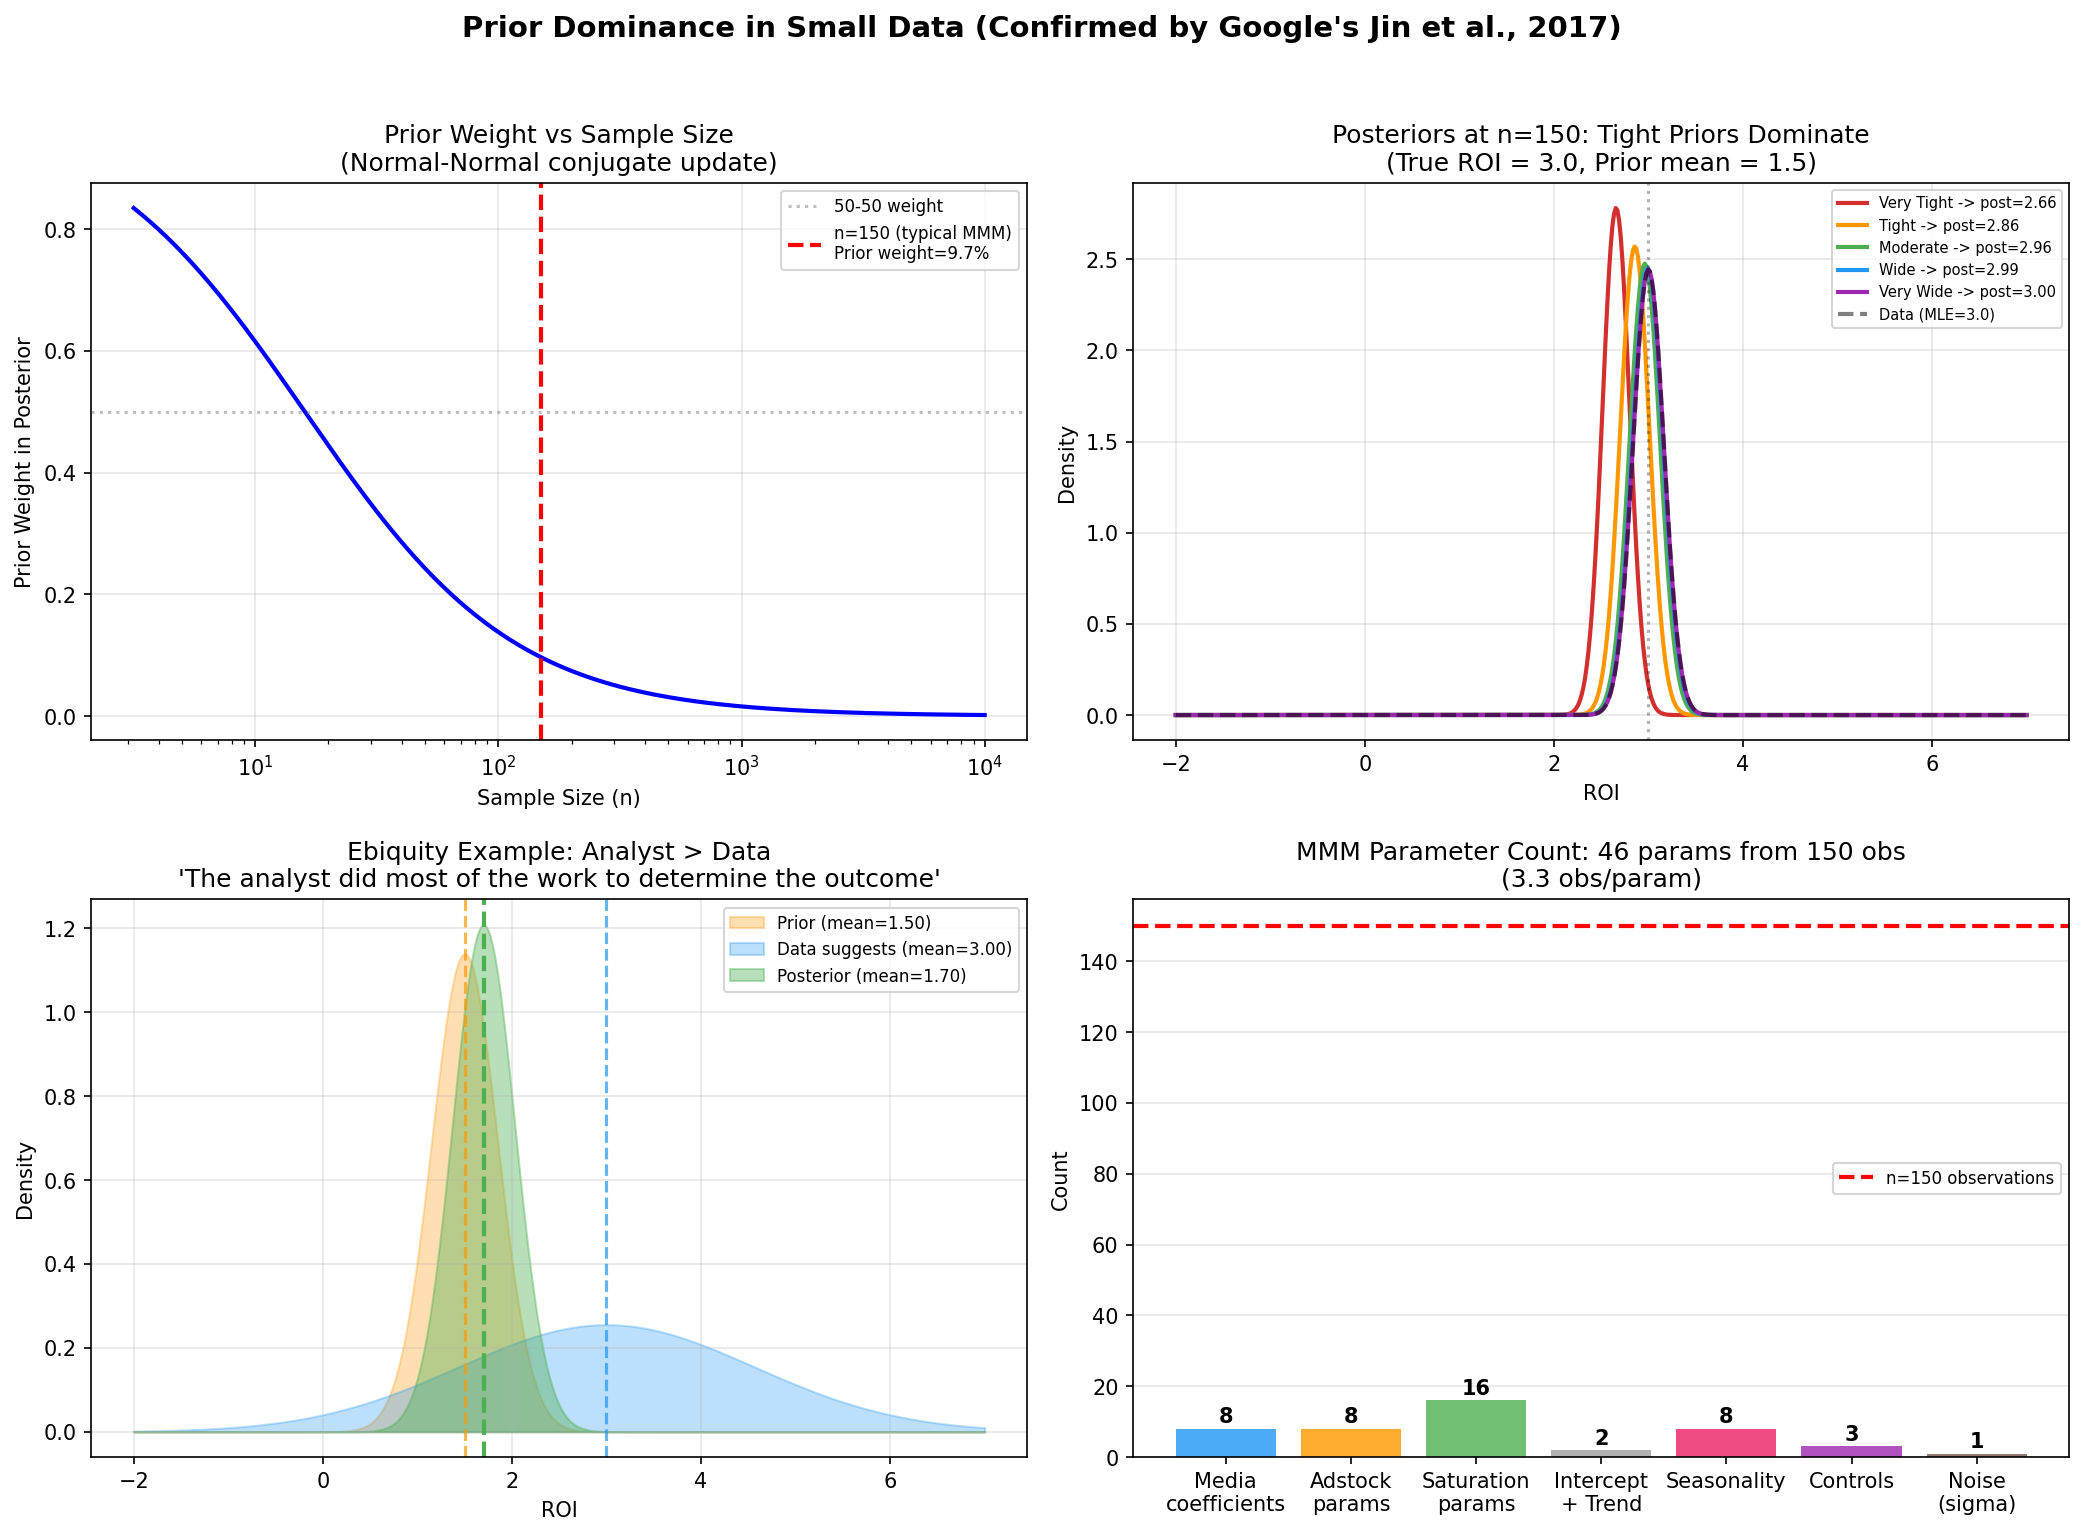

The script that drew this image:
"""
04 - Prior Dominance in Small Data Settings
=============================================
Research Point (Section 7 / report 2.5 / claude-Deep-Research):
  Jin et al. (2017) -- Google's own foundational paper:
    "Simulation studies show that the model can be estimated very well
     for large size data sets, but prior distributions have a big impact
     on the posteriors when the sample size is small and may lead to
     biased estimates."

  Typical MMM: 150 observations, 40-60 parameters -> ~3 obs/parameter
  The Bernstein-von Mises theorem guarantees posterior convergence as n->inf,
  but 150 is far from infinity.

  Ebiquity illustration: "the data suggests ROI is 3.00... the prior is
  1.50 and the updated posterior view is 1.70."

This script demonstrates:
  1. How posterior weight shifts from prior to data as sample size grows
  2. With typical MMM sample sizes, prior dominates for most channels
  3. Tight priors make the posterior a near-copy of the prior
  4. The prior-posterior comparison diagnostic
"""

import numpy as np
import matplotlib.pyplot as plt
from scipy import stats

from demo_utils import finalize_figure

np.random.seed(42)


def bayesian_normal_update(prior_mean, prior_var, data_mean, data_var, n):
    """
    Conjugate normal-normal update.

    Posterior precision = prior precision + data precision
    Posterior mean = weighted average by precision
    """
    prior_precision = 1.0 / prior_var
    data_precision = n / data_var  # n observations each with variance data_var

    post_precision = prior_precision + data_precision
    post_var = 1.0 / post_precision
    post_mean = (
        prior_precision * prior_mean + data_precision * data_mean
    ) / post_precision

    prior_weight = prior_precision / post_precision
    data_weight = data_precision / post_precision

    return post_mean, post_var, prior_weight, data_weight


# ══════════════════════════════════════════════════════════════════════════
# PART 1: PRIOR vs DATA WEIGHT AS FUNCTION OF SAMPLE SIZE
# ══════════════════════════════════════════════════════════════════════════

print("=" * 70)
print("PART 1: How Prior Influence Changes with Sample Size")
print("=" * 70)

# Scenario: True ROI = 3.0, Prior says ROI = 1.5
true_roi = 3.0
prior_mean = 1.5
prior_var = 0.5**2  # Tight prior: 95% between ~0.5 and 2.5
data_var = 4.0  # Typical noise in ROI estimation

sample_sizes = [10, 25, 50, 100, 150, 300, 500, 1000, 5000]

print(f"\nTrue ROI: {true_roi}")
print(f"Prior: N({prior_mean}, {np.sqrt(prior_var):.2f}^2)")
print(f"Data variance per obs: {data_var}")
print()
print(f"{'n':>6} {'Post Mean':>10} {'Prior Wt':>10} {'Data Wt':>10} {'Bias':>8}")
print("-" * 46)

for n in sample_sizes:
    pm, pv, pw, dw = bayesian_normal_update(
        prior_mean, prior_var, true_roi, data_var, n
    )
    bias = pm - true_roi
    print(f"{n:>6} {pm:>10.3f} {pw:>10.1%} {dw:>10.1%} {bias:>8.3f}")

_, _, pw_150, _ = bayesian_normal_update(prior_mean, prior_var, true_roi, data_var, 150)

print()
print(f"  -> At n=150 (typical MMM), the prior still carries ~{pw_150:.0%} weight.")
print("     With a tight prior, this is even more dramatic.")


# ══════════════════════════════════════════════════════════════════════════
# PART 2: TIGHT vs WIDE PRIORS AT MMM SAMPLE SIZES
# ══════════════════════════════════════════════════════════════════════════

print("\n" + "=" * 70)
print("PART 2: Tight vs Wide Priors at n=150")
print("=" * 70)

n_mmm = 150
prior_configs = [
    ("Very Tight: N(1.5, 0.3^2)", 1.5, 0.3**2),
    ("Tight: N(1.5, 0.5^2)", 1.5, 0.5**2),
    ("Moderate: N(1.5, 1.0^2)", 1.5, 1.0**2),
    ("Wide: N(1.5, 2.0^2)", 1.5, 2.0**2),
    ("Very Wide: N(1.5, 5.0^2)", 1.5, 5.0**2),
]

print(f"\nTrue ROI: {true_roi},  n = {n_mmm}")
print()
print(f"{'Prior Config':<30} {'Post Mean':>10} {'Prior Wt':>10} {'Bias':>8}")
print("-" * 60)

for name, pm_prior, pv_prior in prior_configs:
    pm, pv, pw, dw = bayesian_normal_update(
        pm_prior, pv_prior, true_roi, data_var, n_mmm
    )
    bias = pm - true_roi
    print(f"{name:<30} {pm:>10.3f} {pw:>10.1%} {bias:>8.3f}")

print()
print("  -> Tight analyst-specified priors keep the posterior")
print("     close to the prior, regardless of what data says.")
print("     Wide priors let data speak -- but then why bother with priors?")


# ══════════════════════════════════════════════════════════════════════════
# PART 3: THE EBIQUITY EXAMPLE
# ══════════════════════════════════════════════════════════════════════════

print("\n" + "=" * 70)
print("PART 3: Ebiquity's Practitioner Illustration")
print("=" * 70)
print()
print('  "The data suggests ROI is 3.00 with 80% probability between 1.00')
print("   and 5.00. The prior is 1.50 and the updated posterior view is 1.70.")
print("   So in this case, it is the analyst rather than the data that has")
print('   done most of the work to determine the outcome."')
print()

# Reproduce the Ebiquity example
ebiquity_data_mean = 3.00
ebiquity_prior_mean = 1.50
# 80% CI of [1, 5] -> data std ~= (5-1)/(2*1.28) ~= 1.56
ebiquity_data_std = (5.0 - 1.0) / (2 * 1.28)
# Posterior = 1.70 -> back out the prior variance
# 1.70 = w_p * 1.50 + w_d * 3.00
# w_d = (1.70 - 1.50) / (3.00 - 1.50) = 0.133
# So prior weight = 0.867, data weight = 0.133
w_data = (1.70 - 1.50) / (3.00 - 1.50)
w_prior = 1 - w_data
print(f"  Implied prior weight: {w_prior:.1%}")
print(f"  Implied data weight:  {w_data:.1%}")
print()
print(f"  -> The analyst's prior belief ({ebiquity_prior_mean}) accounts for")
print(f"     {w_prior:.0%} of the posterior ({1.70}). The data ({ebiquity_data_mean})")
print(f"     accounts for only {w_data:.0%}.")


# ══════════════════════════════════════════════════════════════════════════
# PART 4: MULTI-CHANNEL MMM PARAMETER COUNT
# ══════════════════════════════════════════════════════════════════════════

print("\n" + "=" * 70)
print("PART 4: Why MMM Is Uniquely Vulnerable -- Parameter Count")
print("=" * 70)

n_media = 8
params_per_channel = 4  # beta, alpha (adstock), ec (saturation), slope

print(f"\nTypical MMM parameter count:")
print(
    f"  {n_media} media channels x {params_per_channel} params = {n_media * params_per_channel} media parameters"
)
print(f"  + intercept, trend:                            2")
print(f"  + seasonality (4 Fourier pairs):               8")
print(f"  + control variables (~3):                      3")
print(f"  + sigma (noise):                               1")
total = n_media * params_per_channel + 2 + 8 + 3 + 1
print(f"  ────────────────────────────────────────────────")
print(f"  TOTAL:                                        {total} parameters")
print(f"\n  From ~{n_mmm} weekly observations")
print(f"  Observations per parameter: {n_mmm / total:.1f}")
print(f"  After temporal autocorrelation adjustment: ~{n_mmm / total * 0.6:.1f}")
print()
print("  -> With only a few effective observations per parameter, priors can")
print("     materially shape posteriors. This is a property of the data,")
print("     not a uniquely Bayesian failure.")


# ══════════════════════════════════════════════════════════════════════════
# VISUALIZATION
# ══════════════════════════════════════════════════════════════════════════

fig, axes = plt.subplots(2, 2, figsize=(14, 10))

# Panel A: Prior weight vs sample size
sample_range = np.logspace(0.5, 4, 200)
prior_weights = []
for n in sample_range:
    _, _, pw, _ = bayesian_normal_update(prior_mean, prior_var, true_roi, data_var, n)
    prior_weights.append(pw)

axes[0, 0].plot(sample_range, prior_weights, "b-", linewidth=2)
axes[0, 0].axhline(0.5, color="gray", linestyle=":", alpha=0.5, label="50-50 weight")
axes[0, 0].axvline(
    150,
    color="red",
    linestyle="--",
    linewidth=2,
    label=f"n=150 (typical MMM)\nPrior weight={prior_weights[np.argmin(np.abs(sample_range - 150))]:.1%}",
)
axes[0, 0].set_xscale("log")
axes[0, 0].set_xlabel("Sample Size (n)")
axes[0, 0].set_ylabel("Prior Weight in Posterior")
axes[0, 0].set_title("Prior Weight vs Sample Size\n(Normal-Normal conjugate update)")
axes[0, 0].legend(fontsize=8)
axes[0, 0].grid(alpha=0.3)

# Panel B: Prior-Posterior shift for different prior tightness
x_grid = np.linspace(-2, 7, 500)
colors = ["#D32F2F", "#FF9800", "#4CAF50", "#2196F3", "#9C27B0"]

for (name, pm_prior, pv_prior), color in zip(prior_configs, colors):
    pm, pv, pw, dw = bayesian_normal_update(
        pm_prior, pv_prior, true_roi, data_var, n_mmm
    )
    posterior = stats.norm.pdf(x_grid, pm, np.sqrt(pv))
    axes[0, 1].plot(
        x_grid,
        posterior,
        color=color,
        linewidth=2,
        label=f"{name.split(':')[0]} -> post={pm:.2f}",
    )

# Show data likelihood
data_var_total = data_var / n_mmm
axes[0, 1].plot(
    x_grid,
    stats.norm.pdf(x_grid, true_roi, np.sqrt(data_var_total)),
    "k--",
    linewidth=2,
    alpha=0.5,
    label=f"Data (MLE={true_roi})",
)
axes[0, 1].axvline(true_roi, color="black", linestyle=":", alpha=0.3)
axes[0, 1].set_xlabel("ROI")
axes[0, 1].set_ylabel("Density")
axes[0, 1].set_title(
    f"Posteriors at n={n_mmm}: Tight Priors Dominate\n(True ROI = {true_roi}, Prior mean = {prior_mean})"
)
axes[0, 1].legend(fontsize=7)
axes[0, 1].grid(alpha=0.3)

# Panel C: Ebiquity example
x_eb = np.linspace(-2, 7, 500)
# Back-solve prior variance from the weights
# prior_precision / (prior_precision + data_precision) = 0.867
# data_precision = n / data_var; here approximate
eb_prior_std = 0.35  # tight prior
eb_data_std_total = ebiquity_data_std / np.sqrt(150)

eb_prior = stats.norm.pdf(x_eb, 1.50, eb_prior_std)
eb_data = stats.norm.pdf(x_eb, 3.00, ebiquity_data_std)
eb_post = stats.norm.pdf(x_eb, 1.70, 0.33)

axes[1, 0].fill_between(
    x_eb, eb_prior, alpha=0.3, color="#FF9800", label="Prior (mean=1.50)"
)
axes[1, 0].fill_between(
    x_eb, eb_data, alpha=0.3, color="#2196F3", label="Data suggests (mean=3.00)"
)
axes[1, 0].fill_between(
    x_eb, eb_post, alpha=0.4, color="#4CAF50", label="Posterior (mean=1.70)"
)
axes[1, 0].axvline(1.50, color="#FF9800", linestyle="--", alpha=0.7)
axes[1, 0].axvline(3.00, color="#2196F3", linestyle="--", alpha=0.7)
axes[1, 0].axvline(1.70, color="#4CAF50", linestyle="--", linewidth=2)
axes[1, 0].set_xlabel("ROI")
axes[1, 0].set_ylabel("Density")
axes[1, 0].set_title(
    "Ebiquity Example: Analyst > Data\n'The analyst did most of the work to determine the outcome'"
)
axes[1, 0].legend(fontsize=8)
axes[1, 0].grid(alpha=0.3)

# Panel D: Parameter count bar chart
categories = [
    "Media\ncoefficients",
    "Adstock\nparams",
    "Saturation\nparams",
    "Intercept\n+ Trend",
    "Seasonality",
    "Controls",
    "Noise\n(sigma)",
]
counts = [n_media, n_media, n_media * 2, 2, 8, 3, 1]
colors_bar = [
    "#2196F3",
    "#FF9800",
    "#4CAF50",
    "#9E9E9E",
    "#E91E63",
    "#9C27B0",
    "#795548",
]

bars = axes[1, 1].bar(categories, counts, color=colors_bar, alpha=0.8)
axes[1, 1].axhline(
    n_mmm, color="red", linestyle="--", linewidth=2, label=f"n={n_mmm} observations"
)
axes[1, 1].set_ylabel("Count")
axes[1, 1].set_title(
    f"MMM Parameter Count: {total} params from {n_mmm} obs\n({n_mmm / total:.1f} obs/param)"
)
axes[1, 1].legend(fontsize=8)
axes[1, 1].grid(axis="y", alpha=0.3)

# Add count labels on bars
for bar, count in zip(bars, counts):
    axes[1, 1].text(
        bar.get_x() + bar.get_width() / 2,
        bar.get_height() + 0.5,
        str(count),
        ha="center",
        va="bottom",
        fontweight="bold",
    )

plt.suptitle(
    "Prior Dominance in Small Data (Confirmed by Google's Jin et al., 2017)",
    fontsize=14,
    fontweight="bold",
    y=1.02,
)
plt.tight_layout()
finalize_figure("04_prior_dominance_small_data.png", fig=fig)

print("\nKEY TAKEAWAY:")
print("  Google's own foundational paper (Jin et al., 2017) confirms that")
print("  'prior distributions have a big impact on posteriors when sample")
print("  size is small.' With typical MMM data (~150 obs, ~46 params),")
print("  priors dominate for many channels. The posterior ROI is substantially")
print("  a reflection of your prior belief, not a discovery from the data.")
print("  If you acknowledge this, Bayesian methods are fine. If you present")
print("  posteriors as 'what the data says,' you're being misleading.")
